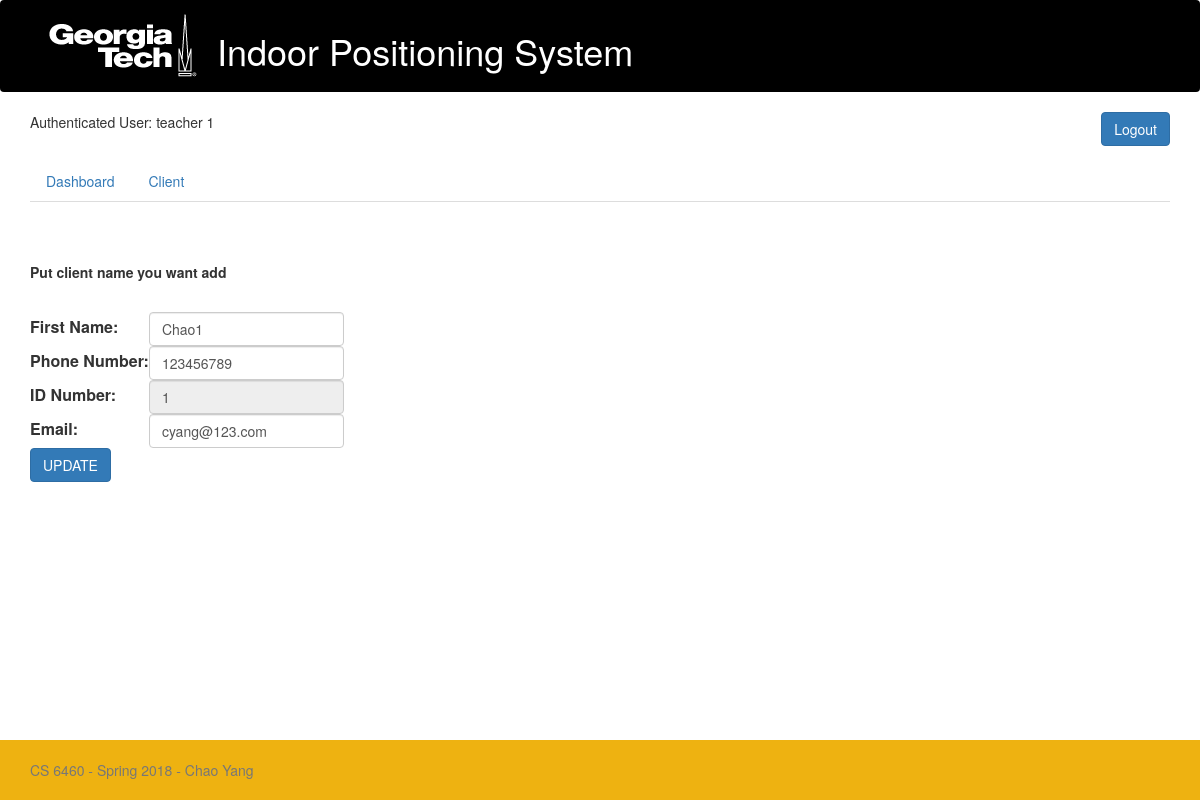
The page /editClient.php?id=1 (signed in) on the database its author committed.
### tables this page shows
CREATE TABLE `teacher` (
  `id` int(11) NOT NULL,
  `username` varchar(100) NOT NULL,
  `password` text NOT NULL,
  `email` varchar(100) NOT NULL,
  `name` varchar(100) NOT NULL,
  `phone` varchar(10) NOT NULL
);

CREATE TABLE `users` (
  `id` int(11) NOT NULL,
  `username` varchar(100) NOT NULL,
  `password` text NOT NULL,
  `email` varchar(100) NOT NULL,
  `name` varchar(100) NOT NULL,
  `phone` varchar(10) NOT NULL
);

### include/common.php (called while the page is built, shortened)
<?php
$encodedStr = basename($_SERVER['REQUEST_URI']);
$current_filename = urldecode($encodedStr);
?>

### editClient.php (the view, shortened to what this page needs)
<?php include('include/common.php'); ?>
<?php include('include/header.php'); ?>
</head>
<body>
    <div class="container">
        <?php include('include/site_menu.php'); ?>
        <br>
        <?php
            $id = $_GET['id'];
            $sql = "SELECT name, phone, id, email FROM users WHERE id = $id";
            $result = mysqli_query($db, $sql);
            if($row = mysqli_fetch_assoc($result)){
				print '<br>';
				print '<form action="updateClient.php" method="POST">';
				print '<br>';
				print '<p><b>Put client name you want add</b></p>';
				print '<br>';
				echo("<table>");
				echo("<tr>");
				echo("<td>");
				echo("<label for='first_name'>First Name:</label>");
				echo("</td>");
				print "<td><input type='text' class='form-control' name='first'  placeholder='FirstName' value={$row['name']}></td>";
				print "</tr>";
				print "<tr>";
				print "<td><label for='phone_number'>Phone Number:</label></td>";
				print "<td><input type='text' class='form-control' name='phone'  placeholder='Phone Number' value={$row['phone']}></td>";
				print "</tr>";
				print "<tr>";
				print "<td><label for='id_number'>ID Number:</label></td>";
				print "<td><input type='text' class='form-control' name='id_number'  placeholder='ID' value={$row['id']} readonly></td>";
				print "</tr>";
				print "<tr>";
				print "<td><label for='email'>Email:</label></td>";
				print "<td><input type='text' class='form-control' name='email' placeholder='Email' value={$row['email']}></td>";
				print "</tr>";
				print "<tr>";
				print "<td> <button type='submit' href='updateClient.php?id=$id' class='btn btn-primary'>UPDATE</button></td>";
				print "</tr>";
				echo("</table>");
            }
        ?>
        </form>
        <br>
    </div>
    <?php include('include/footer.php'); ?>

### include/site_menu.php (shortened to what this page needs)
<?php
	$PersonID = $_SESSION['person_id'];
	$query = "SELECT * " .
			"FROM teacher " .
			"WHERE id={$PersonID}";
	$result = mysqli_query($db, $query);
    $count = mysqli_num_rows($result);
	if (!empty($result) && ($count > 0) ) {
            $row = mysqli_fetch_array($result, MYSQLI_ASSOC);
            print("<div class='row'>");
	            print("<div class='col-md-6'>");
		            print("Authenticated User: {$row['name']} ");
	            print("</div>");
            print("<div class='col-md-6' align='right'>");
            print("<form action='logout.php'>");
		    print("<input type='submit' value='Logout' class='btn btn-primary' />");
			print("</form>");
            print("</div>");
            print("</div>");
    }
?>
<ul class="nav nav-tabs">
  <li role="presentation" <?php if($current_filename=='site.php') echo "class='active'"; ?>><a href="site.php">Dashboard</a></li>
  <li role="presentation" <?php if($current_filename=='client.php') echo "class='active'"; ?>><a href="client.php">Client</a></li>
</ul>

### css/asacs_style.css (style rules this page uses)
html { position: relative; min-height: 100%; }
body { margin-bottom: 60px; }

### rows shown on the page
teacher: name "teacher 1"
users: first "Chao1", phone "123456789", id_number "1", email "cyang@123.com"
